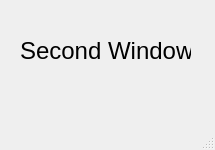
<?xml version="1.0" encoding="UTF-8"?>
<ui version="4.0">
 <class>SecondWindow</class>
 <widget class="QMainWindow" name="SecondWindow">
  <property name="geometry">
   <rect>
    <x>0</x>
    <y>0</y>
    <width>215</width>
    <height>150</height>
   </rect>
  </property>
  <property name="windowTitle">
   <string>MainWindow</string>
  </property>
  <widget class="QWidget" name="centralwidget">
   <widget class="QLabel" name="label">
    <property name="geometry">
     <rect>
      <x>20</x>
      <y>10</y>
      <width>171</width>
      <height>81</height>
     </rect>
    </property>
    <property name="font">
     <font>
      <pointsize>18</pointsize>
     </font>
    </property>
    <property name="text">
     <string>Second Window</string>
    </property>
   </widget>
  </widget>
  <widget class="QMenuBar" name="menubar">
   <property name="geometry">
    <rect>
     <x>0</x>
     <y>0</y>
     <width>215</width>
     <height>22</height>
    </rect>
   </property>
  </widget>
  <widget class="QStatusBar" name="statusbar"/>
 </widget>
 <resources/>
 <connections/>
</ui>
